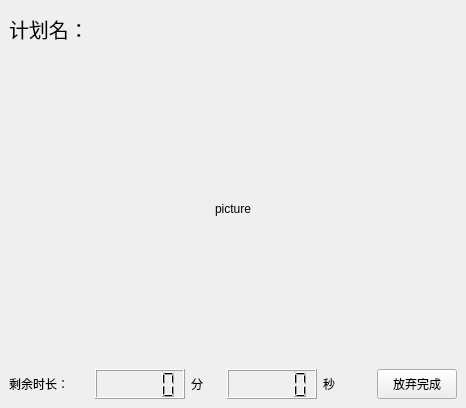
<?xml version="1.0" encoding="UTF-8"?>
<ui version="4.0">
 <class>MainWindow</class>
 <widget class="QMainWindow" name="MainWindow">
  <property name="geometry">
   <rect>
    <x>0</x>
    <y>0</y>
    <width>466</width>
    <height>408</height>
   </rect>
  </property>
  <property name="windowTitle">
   <string>计划进行中</string>
  </property>
  <widget class="QWidget" name="centralwidget">
   <layout class="QVBoxLayout" name="verticalLayout">
    <item>
     <widget class="QLabel" name="label_4">
      <property name="minimumSize">
       <size>
        <width>0</width>
        <height>40</height>
       </size>
      </property>
      <property name="maximumSize">
       <size>
        <width>16777215</width>
        <height>40</height>
       </size>
      </property>
      <property name="font">
       <font>
        <pointsize>15</pointsize>
       </font>
      </property>
      <property name="text">
       <string>计划名：</string>
      </property>
     </widget>
    </item>
    <item>
     <widget class="QLabel" name="label_picture">
      <property name="minimumSize">
       <size>
        <width>0</width>
        <height>300</height>
       </size>
      </property>
      <property name="text">
       <string>picture</string>
      </property>
      <property name="alignment">
       <set>Qt::AlignCenter</set>
      </property>
     </widget>
    </item>
    <item>
     <layout class="QHBoxLayout" name="horizontalLayout">
      <item>
       <widget class="QLabel" name="label">
        <property name="minimumSize">
         <size>
          <width>80</width>
          <height>30</height>
         </size>
        </property>
        <property name="maximumSize">
         <size>
          <width>80</width>
          <height>30</height>
         </size>
        </property>
        <property name="text">
         <string>剩余时长：</string>
        </property>
       </widget>
      </item>
      <item>
       <widget class="QLCDNumber" name="lcdNumber_min">
        <property name="minimumSize">
         <size>
          <width>90</width>
          <height>30</height>
         </size>
        </property>
        <property name="maximumSize">
         <size>
          <width>90</width>
          <height>30</height>
         </size>
        </property>
       </widget>
      </item>
      <item>
       <widget class="QLabel" name="label_2">
        <property name="minimumSize">
         <size>
          <width>30</width>
          <height>30</height>
         </size>
        </property>
        <property name="maximumSize">
         <size>
          <width>30</width>
          <height>30</height>
         </size>
        </property>
        <property name="text">
         <string>分</string>
        </property>
       </widget>
      </item>
      <item>
       <widget class="QLCDNumber" name="lcdNumber_second">
        <property name="minimumSize">
         <size>
          <width>90</width>
          <height>30</height>
         </size>
        </property>
        <property name="maximumSize">
         <size>
          <width>90</width>
          <height>30</height>
         </size>
        </property>
       </widget>
      </item>
      <item>
       <widget class="QLabel" name="label_3">
        <property name="minimumSize">
         <size>
          <width>30</width>
          <height>30</height>
         </size>
        </property>
        <property name="maximumSize">
         <size>
          <width>30</width>
          <height>30</height>
         </size>
        </property>
        <property name="text">
         <string>秒</string>
        </property>
       </widget>
      </item>
      <item>
       <spacer name="horizontalSpacer">
        <property name="orientation">
         <enum>Qt::Horizontal</enum>
        </property>
        <property name="sizeHint" stdset="0">
         <size>
          <width>40</width>
          <height>20</height>
         </size>
        </property>
       </spacer>
      </item>
      <item>
       <widget class="QPushButton" name="pushButton_stop">
        <property name="minimumSize">
         <size>
          <width>80</width>
          <height>30</height>
         </size>
        </property>
        <property name="maximumSize">
         <size>
          <width>80</width>
          <height>30</height>
         </size>
        </property>
        <property name="text">
         <string>放弃完成</string>
        </property>
       </widget>
      </item>
     </layout>
    </item>
   </layout>
  </widget>
 </widget>
 <resources/>
 <connections/>
</ui>
